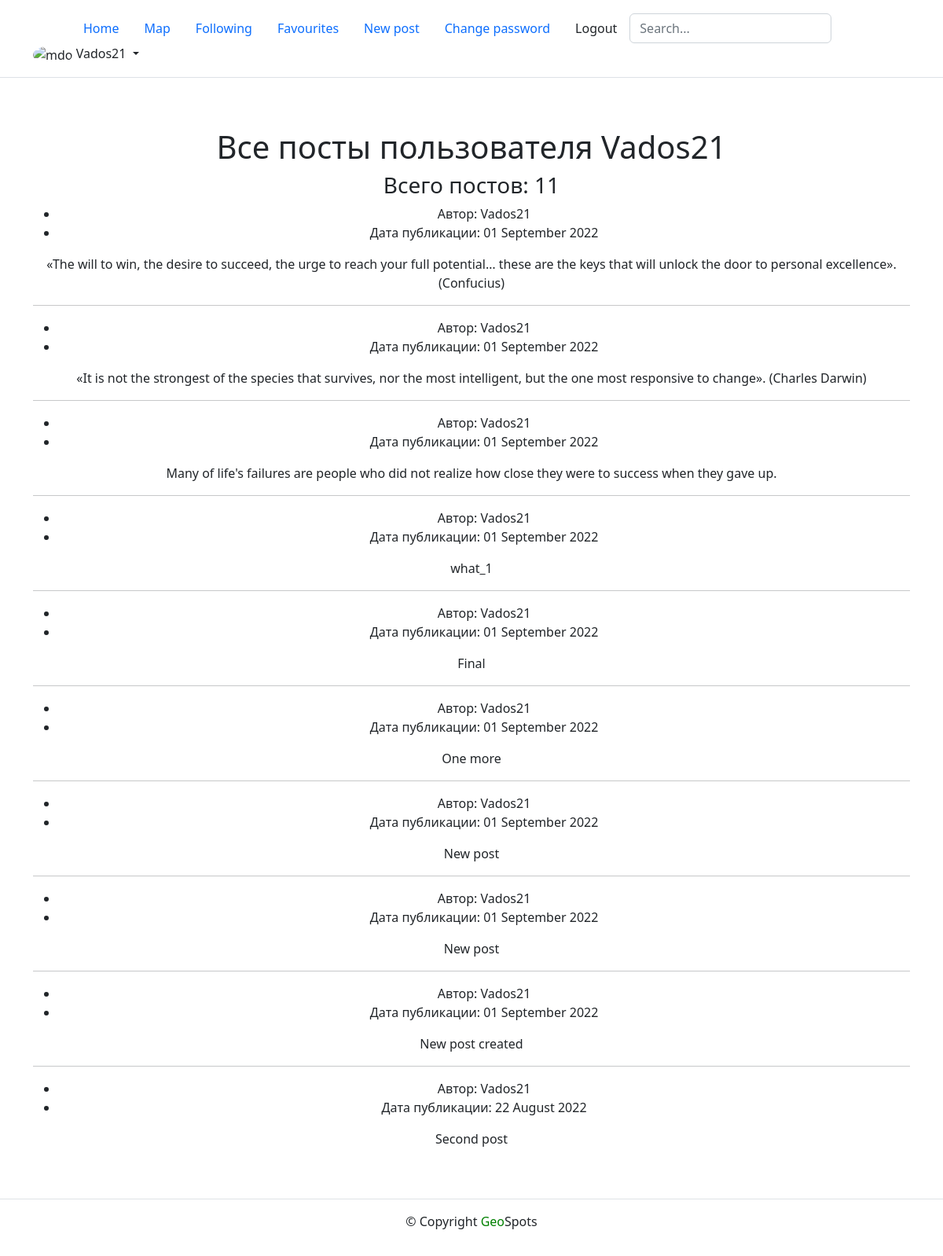
/profile/Vados21/ (signed in), run on the app's committed database.
### posts/models.py (models this page shows, shortened)
class Post(models.Model):
    text = models.TextField()
    pub_date = models.DateTimeField(auto_now_add=True)
    author = models.ForeignKey(
        User,
        on_delete=models.CASCADE,
        related_name='posts'
    )
    group = models.ForeignKey(
        Group, blank=True, null=True,
        on_delete=models.SET_NULL,
        related_name='posts'
    )
    image = models.ImageField(
        'Картинка',
        upload_to='posts/',
        blank=True
    )
    class Meta:
        ordering = ['-pub_date']

### posts/views.py (the view)
# urls.py: path('profile/<str:username>/', views.profile, name='profile'),
def profile(request, username):
    user = get_object_or_404(User, username=username)
    post_list = user.posts.all()
    paginator = Paginator(post_list, 10)
    page_number = request.GET.get('page')
    post_counter = paginator.count
    page_obj = paginator.get_page(page_number)
    context = {
        'username': user,
        'post_counter': post_counter,
        'page_obj': page_obj,
    }
    return render(request, 'posts/profile.html', context)

### posts/templates/posts/profile.html (shortened to what this page needs)
{% extends 'posts/base.html'%}
{% block content %}
<div class="container py-5">
  <h1>Все посты пользователя {{ username }} </h1>
  <h3>Всего постов: {{ post_counter }} </h3>
  <article>
  {% for post in page_obj %}
    <ul>
      <li>
        Автор: {{ username }}
      </li>
      <li>
        Дата публикации: {{ post.pub_date|date:"d E Y" }}
      </li>
    </ul>
    <p>{{ post.text|linebreaksbr }}</p>
    {% if not forloop.last %}<hr>{% endif %}
  {% endfor %}
  </article>
</div>
{% endblock content%}

### posts/templates/posts/includes/header.html (shortened to what this page needs)
<header class="p-3 mb-3 border-bottom">
<link href="https://cdn.jsdelivr.net/npm/bootstrap@5.2.0/dist/css/bootstrap.min.css" rel="stylesheet">
    <div class="container">
      <div class="d-flex flex-wrap align-items-center justify-content-center justify-content-lg-start">
        <a href="/" class="d-flex align-items-center mb-2 mb-lg-0 text-dark text-decoration-none">
          <svg class="bi me-2" width="40" height="32" role="img" aria-label="Bootstrap"><use xlink:href="#bootstrap"/></svg>
        </a>
        <ul class="nav nav-pills">
          <li class="nav-item">
            <a class="nav-link" href="/">Home</a>
          </li>
          <li class="nav-item">
            <a class="nav-link" href="my_page">Map</a>
          </li>
          <li class="nav-item">
            <a class="nav-link" href="follow">Following</a>
          </li>
          <li class="nav-item">
            <a class="nav-link" href="favourites">Favourites</a>
          </li>
          {% if user.is_authenticated %}
            <li class="nav-item">
              <a class="nav-link" href="{% url 'posts:create_post' %}">New post</a>
            </li>
            <li class="nav-item">
              <a class="nav-link
                "
                href="{% url 'users:password_change' %}"
              >
                Change password
              </a>
            </li>
            <li class="nav-item">
              <a class="nav-link link-dark" href="{% url 'users:logout' %}">Logout</a>
            </li>
          {% endif %}
        </ul>
        <form class="col-12 col-lg-auto mb-3 mb-lg-0 me-lg-3" role="search">
          <input type="search" class="form-control" placeholder="Search..." aria-label="Search">
        </form>
        {% if user.is_authenticated %}
          <div class="dropdown text-end">
            <a href="#" class="d-block link-dark text-decoration-none dropdown-toggle" data-bs-toggle="dropdown" aria-expanded="false">
              <img src="https://static.tildacdn.com/tild6333-3538-4664-a134-643134316461/IMG_3183_2_1.png" alt="mdo" width="32" height="32" class="rounded-circle">
                {{ user.username }}
            </a>
          </div>
        {% endif %}
      </div>
    </div>
  </header>

### data on the page
Post: pub_date "01 September 2022", text "«The will to win, the desire to succeed, the urge to reach your full potential… these are the keys that will unlock the door to personal excellence». (Confucius)"
Post: pub_date "01 September 2022", text "«It is not the strongest of the species that survives, nor the most intelligent, but the one most responsive to change». (Charles Darwin)"
Post: pub_date "01 September 2022", text "Many of life's failures are people who did not realize how close they were to success when they gave up."
Post: pub_date "01 September 2022", text "what_1"
Post: pub_date "01 September 2022", text "Final"
Post: pub_date "01 September 2022", text "One more"
Post: pub_date "01 September 2022", text "New post"
Post: pub_date "01 September 2022", text "New post"
Post: pub_date "01 September 2022", text "New post created"
Post: pub_date "22 August 2022", text "Second post"

### other printed values
{{ user.username }} "Vados21"
{{ username }} "Vados21"
{{ post_counter }} "11"
